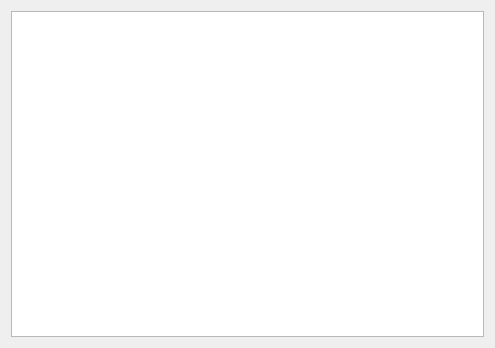
<?xml version="1.0" encoding="UTF-8"?>
<ui version="4.0">
 <class>ToothHistory</class>
 <widget class="QWidget" name="ToothHistory">
  <property name="geometry">
   <rect>
    <x>0</x>
    <y>0</y>
    <width>495</width>
    <height>348</height>
   </rect>
  </property>
  <property name="windowTitle">
   <string>ToothHistory</string>
  </property>
  <layout class="QVBoxLayout" name="verticalLayout">
   <item>
    <widget class="QTableView" name="procedureTable"/>
   </item>
  </layout>
 </widget>
 <layoutdefault spacing="6" margin="11"/>
 <resources/>
 <connections/>
</ui>
